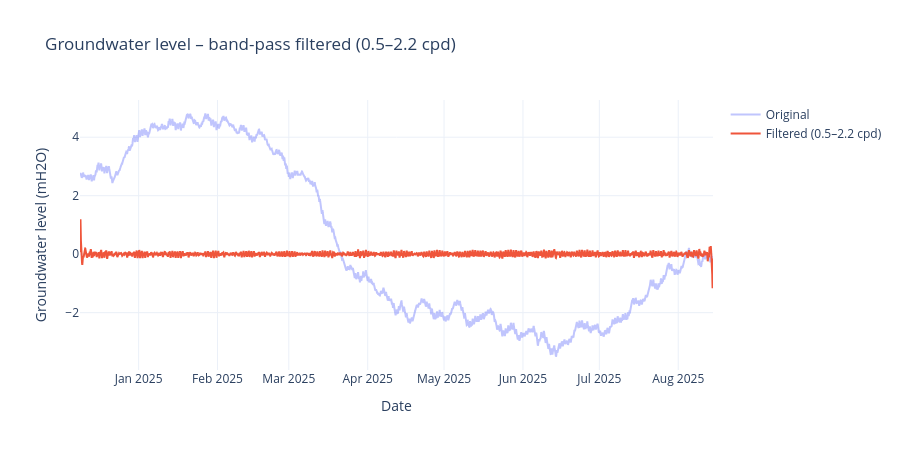

The notebook cell this image was saved under:
### Code cell
import plotly.graph_objects as go

fig = go.Figure()

# Série original
fig.add_trace(
    go.Scatter(
        x=df.index,
        y=df["gmu_gwl_mH2O"],
        mode="lines",
        name="Original",
        opacity=0.4
    )
)

# Série filtrada
fig.add_trace(
    go.Scatter(
        x=df.index,
        y=filtered_series,
        mode="lines",
        name="Filtered (0.5–2.2 cpd)"
    )
)

fig.update_layout(
    title="Groundwater level – band-pass filtered (0.5–2.2 cpd)",
    xaxis_title="Date",
    yaxis_title="Groundwater level (mH2O)",
    hovermode="x unified",
    template="plotly_white",
    height=450
)

fig.show()

### Figure 1 — Plotly figure (JSON) as saved in the notebook; plotly's stock layout.template omitted (floating-point values rounded to 4 significant figures; data arrays with more than 128 entries replaced by an {"elided": "..."} marker saying what was removed)
{"data": [{"mode": "lines", "name": "Original", "opacity": 0.4, "type": "scatter", "x": {"elided": "11939 str values"}, "y": {"elided": "11939 float values"}}, {"mode": "lines", "name": "Filtered (0.5–2.2 cpd)", "type": "scatter", "x": {"elided": "11939 str values"}, "y": {"elided": "11939 float values"}}], "layout": {"height": 450, "hovermode": "x unified", "title": {"text": "Groundwater level – band-pass filtered (0.5–2.2 cpd)"}, "xaxis": {"title": {"text": "Date"}}, "yaxis": {"title": {"text": "Groundwater level (mH2O)"}}}}
